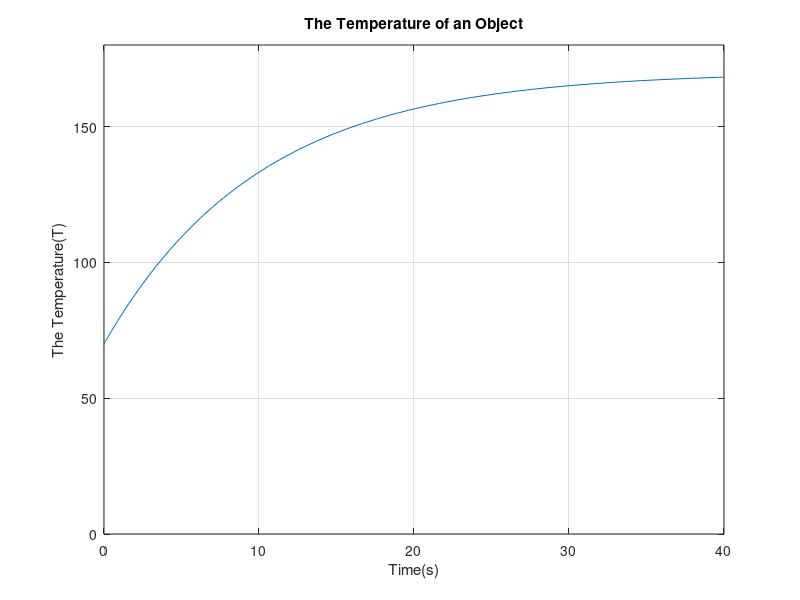

MATLAB code for this plot:
% Sove the Temperature application
% Define some constants
Ti = 70;
Tb = 170;

% Use ode45 to solve the differential equation
% Solve for temperature after 10 seconds
[t,T] = ode45(@(t,T) (Tb-T)/10, [0 10], Ti);
n = length(T);

% Report the Temperature after 10 seconds
fprintf("-The Temperature after 10s is %.2f\260F.\n",T(n))

% Solve for temperature after 20 seconds
[t,T] = ode45(@(t,T) (Tb-T)/10, [0 20], Ti);
n = length(T);

% Report the Temperature after 20 seconds
fprintf("-The Temperature after 20s is %.2f\260F.\n",T(n))

% Solve for temperature after 40 seconds
[t,T] = ode45(@(t,T) (Tb-T)/10, [0 40], Ti);
n = length(T);

% Report the Temperature after 40 seconds
fprintf("-The Temperature after 40s is %.2f\260F.\n",T(n))

% Logical Comparison
near160 = T>159.9 & T<160.5;
time160 = t(near160);
fprintf("It will take %.2f seconds for the temperature to reach 160\260F.\n",time160)

% Plot the voltage for one seconds
plot(t,T)
ylim([0 180])
grid on
title("The Temperature of an Object")
xlabel("Time(s)")
ylabel("The Temperature(T)")
